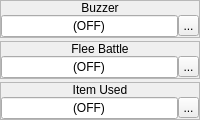
                            <widget class="QWidget" name="widget_63" native="true">
                             <layout class="QVBoxLayout" name="verticalLayout_47">
                              <property name="spacing">
                               <number>3</number>
                              </property>
                              <property name="margin">
                               <number>0</number>
                              </property>
                              <item>
                               <widget class="QFrame" name="frame_28">
                                <property name="sizePolicy">
                                 <sizepolicy hsizetype="Preferred" vsizetype="Fixed">
                                  <horstretch>0</horstretch>
                                  <verstretch>0</verstretch>
                                 </sizepolicy>
                                </property>
                                <property name="frameShape">
                                 <enum>QFrame::StyledPanel</enum>
                                </property>
                                <property name="frameShadow">
                                 <enum>QFrame::Raised</enum>
                                </property>
                                <layout class="QVBoxLayout" name="verticalLayout_36">
                                 <property name="spacing">
                                  <number>0</number>
                                 </property>
                                 <property name="margin">
                                  <number>0</number>
                                 </property>
                                 <item>
                                  <widget class="QLabel" name="label_27">
                                   <property name="sizePolicy">
                                    <sizepolicy hsizetype="Preferred" vsizetype="Fixed">
                                     <horstretch>0</horstretch>
                                     <verstretch>0</verstretch>
                                    </sizepolicy>
                                   </property>
                                   <property name="text">
                                    <string>Buzzer</string>
                                   </property>
                                   <property name="alignment">
                                    <set>Qt::AlignCenter</set>
                                   </property>
                                  </widget>
                                 </item>
                                 <item>
                                  <widget class="QWidget" name="widget_27" native="true">
                                   <layout class="QHBoxLayout" name="horizontalLayout_20">
                                    <property name="spacing">
                                     <number>0</number>
                                    </property>
                                    <property name="margin">
                                     <number>0</number>
                                    </property>
                                    <item>
                                     <widget class="QLineEdit" name="leBuzzerSFX">
                                      <property name="text">
                                       <string>(OFF)</string>
                                      </property>
                                      <property name="alignment">
                                       <set>Qt::AlignCenter</set>
                                      </property>
                                      <property name="readOnly">
                                       <bool>true</bool>
                                      </property>
                                     </widget>
                                    </item>
                                    <item>
                                     <widget class="QToolButton" name="bBrowseBuzzerSFX">
                                      <property name="sizePolicy">
                                       <sizepolicy hsizetype="Fixed" vsizetype="Expanding">
                                        <horstretch>0</horstretch>
                                        <verstretch>0</verstretch>
                                       </sizepolicy>
                                      </property>
                                      <property name="minimumSize">
                                       <size>
                                        <width>21</width>
                                        <height>21</height>
                                       </size>
                                      </property>
                                      <property name="maximumSize">
                                       <size>
                                        <width>21</width>
                                        <height>21</height>
                                       </size>
                                      </property>
                                      <property name="text">
                                       <string>...</string>
                                      </property>
                                      <property name="icon">
                                       <iconset resource="gui_icons.qrc">
                                        <normaloff>:/icons/fileopen.png</normaloff>:/icons/fileopen.png</iconset>
                                      </property>
                                      <property name="iconSize">
                                       <size>
                                        <width>16</width>
                                        <height>16</height>
                                       </size>
                                      </property>
                                     </widget>
                                    </item>
                                   </layout>
                                  </widget>
                                 </item>
                                </layout>
                               </widget>
                              </item>
                              <item>
                               <widget class="QFrame" name="frame_30">
                                <property name="sizePolicy">
                                 <sizepolicy hsizetype="Preferred" vsizetype="Fixed">
                                  <horstretch>0</horstretch>
                                  <verstretch>0</verstretch>
                                 </sizepolicy>
                                </property>
                                <property name="frameShape">
                                 <enum>QFrame::StyledPanel</enum>
                                </property>
                                <property name="frameShadow">
                                 <enum>QFrame::Raised</enum>
                                </property>
                                <layout class="QVBoxLayout" name="verticalLayout_38">
                                 <property name="spacing">
                                  <number>0</number>
                                 </property>
                                 <property name="margin">
                                  <number>0</number>
                                 </property>
                                 <item>
                                  <widget class="QLabel" name="label_29">
                                   <property name="sizePolicy">
                                    <sizepolicy hsizetype="Preferred" vsizetype="Fixed">
                                     <horstretch>0</horstretch>
                                     <verstretch>0</verstretch>
                                    </sizepolicy>
                                   </property>
                                   <property name="text">
                                    <string>Flee Battle</string>
                                   </property>
                                   <property name="alignment">
                                    <set>Qt::AlignCenter</set>
                                   </property>
                                  </widget>
                                 </item>
                                 <item>
                                  <widget class="QWidget" name="widget_29" native="true">
                                   <layout class="QHBoxLayout" name="horizontalLayout_22">
                                    <property name="spacing">
                                     <number>0</number>
                                    </property>
                                    <property name="margin">
                                     <number>0</number>
                                    </property>
                                    <item>
                                     <widget class="QLineEdit" name="leFleeBattleSFX">
                                      <property name="text">
                                       <string>(OFF)</string>
                                      </property>
                                      <property name="alignment">
                                       <set>Qt::AlignCenter</set>
                                      </property>
                                      <property name="readOnly">
                                       <bool>true</bool>
                                      </property>
                                     </widget>
                                    </item>
                                    <item>
                                     <widget class="QToolButton" name="bBrowseFleeBattleSFX">
                                      <property name="sizePolicy">
                                       <sizepolicy hsizetype="Fixed" vsizetype="Expanding">
                                        <horstretch>0</horstretch>
                                        <verstretch>0</verstretch>
                                       </sizepolicy>
                                      </property>
                                      <property name="minimumSize">
                                       <size>
                                        <width>21</width>
                                        <height>21</height>
                                       </size>
                                      </property>
                                      <property name="maximumSize">
                                       <size>
                                        <width>21</width>
                                        <height>21</height>
                                       </size>
                                      </property>
                                      <property name="text">
                                       <string>...</string>
                                      </property>
                                      <property name="icon">
                                       <iconset resource="gui_icons.qrc">
                                        <normaloff>:/icons/fileopen.png</normaloff>:/icons/fileopen.png</iconset>
                                      </property>
                                      <property name="iconSize">
                                       <size>
                                        <width>16</width>
                                        <height>16</height>
                                       </size>
                                      </property>
                                     </widget>
                                    </item>
                                   </layout>
                                  </widget>
                                 </item>
                                </layout>
                               </widget>
                              </item>
                              <item>
                               <widget class="QFrame" name="frame_36">
                                <property name="sizePolicy">
                                 <sizepolicy hsizetype="Preferred" vsizetype="Fixed">
                                  <horstretch>0</horstretch>
                                  <verstretch>0</verstretch>
                                 </sizepolicy>
                                </property>
                                <property name="frameShape">
                                 <enum>QFrame::StyledPanel</enum>
                                </property>
                                <property name="frameShadow">
                                 <enum>QFrame::Raised</enum>
                                </property>
                                <layout class="QVBoxLayout" name="verticalLayout_44">
                                 <property name="spacing">
                                  <number>0</number>
                                 </property>
                                 <property name="margin">
                                  <number>0</number>
                                 </property>
                                 <item>
                                  <widget class="QLabel" name="label_35">
                                   <property name="sizePolicy">
                                    <sizepolicy hsizetype="Preferred" vsizetype="Fixed">
                                     <horstretch>0</horstretch>
                                     <verstretch>0</verstretch>
                                    </sizepolicy>
                                   </property>
                                   <property name="text">
                                    <string>Item Used</string>
                                   </property>
                                   <property name="alignment">
                                    <set>Qt::AlignCenter</set>
                                   </property>
                                  </widget>
                                 </item>
                                 <item>
                                  <widget class="QWidget" name="widget_35" native="true">
                                   <layout class="QHBoxLayout" name="horizontalLayout_28">
                                    <property name="spacing">
                                     <number>0</number>
                                    </property>
                                    <property name="margin">
                                     <number>0</number>
                                    </property>
                                    <item>
                                     <widget class="QLineEdit" name="leItemUsedSFX">
                                      <property name="text">
                                       <string>(OFF)</string>
                                      </property>
                                      <property name="alignment">
                                       <set>Qt::AlignCenter</set>
                                      </property>
                                      <property name="readOnly">
                                       <bool>true</bool>
                                      </property>
                                     </widget>
                                    </item>
                                    <item>
                                     <widget class="QToolButton" name="bBrowseItemUsedSFX">
                                      <property name="sizePolicy">
                                       <sizepolicy hsizetype="Fixed" vsizetype="Expanding">
                                        <horstretch>0</horstretch>
                                        <verstretch>0</verstretch>
                                       </sizepolicy>
                                      </property>
                                      <property name="minimumSize">
                                       <size>
                                        <width>21</width>
                                        <height>21</height>
                                       </size>
                                      </property>
                                      <property name="maximumSize">
                                       <size>
                                        <width>21</width>
                                        <height>21</height>
                                       </size>
                                      </property>
                                      <property name="text">
                                       <string>...</string>
                                      </property>
                                      <property name="icon">
                                       <iconset resource="gui_icons.qrc">
                                        <normaloff>:/icons/fileopen.png</normaloff>:/icons/fileopen.png</iconset>
                                      </property>
                                      <property name="iconSize">
                                       <size>
                                        <width>16</width>
                                        <height>16</height>
                                       </size>
                                      </property>
                                     </widget>
                                    </item>
                                   </layout>
                                  </widget>
                                 </item>
                                </layout>
                               </widget>
                              </item>
                             </layout>
                            </widget>
